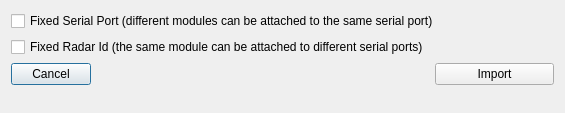
<?xml version="1.0" encoding="UTF-8"?>
<ui version="4.0">
 <class>wndImportRadar</class>
 <widget class="QDialog" name="wndImportRadar">
  <property name="geometry">
   <rect>
    <x>0</x>
    <y>0</y>
    <width>565</width>
    <height>113</height>
   </rect>
  </property>
  <property name="windowTitle">
   <string>Define Radar Id constraints</string>
  </property>
  <layout class="QFormLayout" name="formLayout">
   <item row="0" column="0" colspan="2">
    <widget class="QCheckBox" name="cbSetFixedPort">
     <property name="text">
      <string>Fixed Serial Port (different modules can be attached to the same serial port)</string>
     </property>
    </widget>
   </item>
   <item row="1" column="0">
    <widget class="QCheckBox" name="cbSetFixedRadarId">
     <property name="text">
      <string>Fixed Radar Id (the same module can be attached to different serial ports)</string>
     </property>
    </widget>
   </item>
   <item row="2" column="0">
    <widget class="QPushButton" name="btnCancel">
     <property name="text">
      <string>Cancel</string>
     </property>
    </widget>
   </item>
   <item row="2" column="1">
    <widget class="QPushButton" name="btnOk">
     <property name="text">
      <string>Import</string>
     </property>
    </widget>
   </item>
  </layout>
 </widget>
 <resources/>
 <connections/>
</ui>
